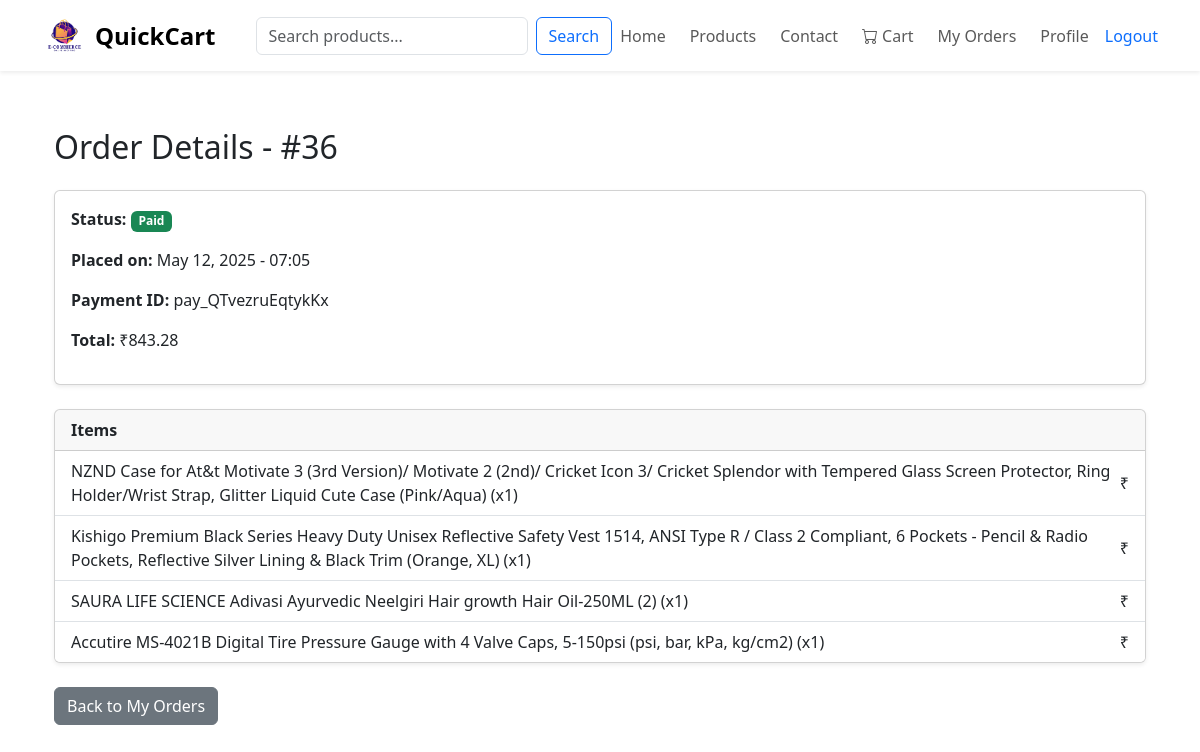
Page /orders/36/ (signed in) on the committed database.
### store/models.py (models this page shows, shortened)
class Order(models.Model):
    STATUS_CHOICES = [
        ('pending', 'Pending'),
        ('processing', 'Processing'),
        ('paid', 'Paid'),
        ('shipped', 'Shipped'),
        ('delivered', 'Delivered'),
        ('cancelled', 'Cancelled'),
    ]
    user = models.ForeignKey(User, on_delete=models.CASCADE, related_name='orders')
    status = models.CharField(max_length=20, choices=STATUS_CHOICES, default='pending')
    is_paid = models.BooleanField(default=False)
    total_price = models.DecimalField(max_digits=10, decimal_places=2, default=0.00)
    updated_at = models.DateTimeField(auto_now=True)
    created_at = models.DateTimeField(auto_now_add=True)
    shipping_address = models.ForeignKey('Address', on_delete=models.CASCADE, null=True, blank=True)
    razorpay_order_id = models.CharField(max_length=100, blank=True, null=True)
    razorpay_payment_id = models.CharField(max_length=100, blank=True, null=True)
    razorpay_signature = models.CharField(max_length=255, blank=True, null=True)

class OrderItem(models.Model):
    order = models.ForeignKey(Order, related_name='items', on_delete=models.CASCADE)
    product = models.ForeignKey(Product, on_delete=models.CASCADE)
    quantity = models.PositiveIntegerField(default=1)

class Product(models.Model):
    name = models.CharField(max_length=255)
    slug = models.SlugField(unique=True, blank=True)
    category = models.ForeignKey(Category, on_delete=models.CASCADE, related_name='products')
    description = models.TextField()
    price = models.DecimalField(max_digits=10, decimal_places=2)
    stock = models.PositiveIntegerField(default=0)
    is_available = models.BooleanField(default=True)
    uploaded_image = models.ImageField(upload_to='uploaded_products/', blank=True, null=True)
    image = models.ImageField(upload_to='products/', blank=True, null=True)
    average_rating = models.FloatField(default=0)
    is_archived = models.BooleanField(default=False)
    notes = models.TextField(blank=True, null=True)
    created_at = models.DateTimeField(default=timezone.now, editable=False)

### store/views.py (the view)
# urls.py: path('orders/<int:order_id>/', views.order_detail, name='order_detail'),
@login_required
def order_detail(request, order_id):
    order = get_object_or_404(Order, id=order_id, user=request.user)
    items = order.items.select_related('product')
    shipment = Shipment.objects.filter(order=order).first()
    return render(request, 'store/order_detail.html', {
        'order': order,
        'items': items,
        'total_price': order.total_price,
        'shipment': shipment
    })

### store/templates/store/order_detail.html (shortened to what this page needs)
{% extends 'store/base.html' %}
{% block content %}
<div class="container mt-5">
  <h2 class="mb-4">Order Details - #{{ order.id }}</h2>
  <div class="card mb-4 shadow-sm">
    <div class="card-body">
      <p><strong>Status:</strong>
        <span class="badge {% if order.is_paid %}bg-success{% else %}bg-warning text-dark{% endif %}">
          {{ order.is_paid|yesno:"Paid,Pending" }}
        </span>
      </p>
      <p><strong>Placed on:</strong> {{ order.created_at|date:"F d, Y - H:i" }}</p>
      {% if order.razorpay_payment_id %}
        <p><strong>Payment ID:</strong> {{ order.razorpay_payment_id }}</p>
      {% endif %}
      <p><strong>Total:</strong> ₹{{ order.total_price|floatformat:2 }}</p>
    </div>
  </div>
  <div class="card shadow-sm">
    <div class="card-header">
      <strong>Items</strong>
    </div>
    <ul class="list-group list-group-flush">
      {% for item in order.items.all %}
        <li class="list-group-item d-flex justify-content-between align-items-center">
          {{ item.product.name }} (x{{ item.quantity }})
          <span>₹{{ item.price|floatformat:2 }}</span>
        </li>
      {% endfor %}
    </ul>
  </div>
  <a href="{% url 'my_orders' %}" class="btn btn-secondary mt-4">Back to My Orders</a>
</div>
{% endblock %}

### store/templates/store/base.html (shortened to what this page needs)
{% load static %}
<!DOCTYPE html>
<html lang="en">
<head>
    <link href="https://cdn.jsdelivr.net/npm/bootstrap@5.3.0/dist/css/bootstrap.min.css" rel="stylesheet">
    <link href="https://cdn.jsdelivr.net/npm/bootstrap-icons@1.10.5/font/bootstrap-icons.css" rel="stylesheet">
    <link rel="stylesheet" href="{% static 'store/css/style.css' %}">
</head>
<body>
    {% include 'store/nav.html' %}
    <main class="container my-4">
        {% block content %}{% endblock %}
    </main>
</body>
</html>

### store/templates/store/nav.html (shortened to what this page needs)
{% load static %}
<nav class="navbar navbar-expand-lg navbar-light bg-white shadow-sm fixed-top">
  <div class="container">
    <a class="navbar-brand d-flex align-items-center" href="{% url 'home' %}">
      <img src="{% static 'store/images/logo.png' %}" alt="QuickCart Logo" height="45" class="me-2">
      <span class="fw-bold fs-4">QuickCart</span>
    </a>
    <div class="collapse navbar-collapse" id="navbarNavAltMarkup">
      <form class="d-flex ms-lg-4 my-3 my-lg-0 flex-grow-1" method="GET" action="{% url 'home' %}">
        <input class="form-control me-2" type="search" name="q" placeholder="Search products..." aria-label="Search">
        <button class="btn btn-outline-primary" type="submit">Search</button>
      </form>
      <div class="navbar-nav ms-auto align-items-lg-center gap-2 mt-3 mt-lg-0 text-center text-lg-start">
        <a class="nav-link" href="{% url 'home' %}">Home</a>
        <a class="nav-link" href="#products">Products</a>
        <a class="nav-link" href="#contact">Contact</a>
        <a class="nav-link position-relative d-flex align-items-center" href="{% url 'cart' %}">
          <i class="bi bi-cart me-1"></i>Cart
        </a>
        {% if user.is_authenticated %}
          <a class="nav-link" href="{% url 'my_orders' %}">My Orders</a>
          <a class="nav-link" href="{% url 'profile' %}">Profile</a>
          <form method="POST" action="{% url 'logout' %}" class="d-inline">
            <button type="submit" class="btn btn-link nav-link p-0 logout-btn">Logout</button>
          </form>
        {% else %}
          <a class="nav-link" href="{% url 'login' %}">Login</a>
          <a class="nav-link" href="{% url 'register' %}">Register</a>
        {% endif %}
      </div>
    </div>
  </div>
</nav>

### store/static/store/css/style.css (style rules this page uses)
body { padding-top: 80px; }
main.container { margin-top: 2rem; margin-bottom: 2rem; }
.logout-btn { color: #0d6efd; text-decoration: none; }

### rows in the picture
Order: id "36", is_paid "Paid", created_at "May 12, 2025 - 07:05", razorpay_payment_id "pay_QTvezruEqtykKx", total_price "843.28"
OrderItem: product.name "NZND Case for At&t Motivate 3 (3rd Version)/ Motivate 2 (2nd)/ Cricket Icon 3/ Cricket Splendor with Tempered Glass Screen Protector, Ring Holder/Wrist Strap, Glitter Liquid Cute Case (Pink/Aqua)", quantity "1"
OrderItem: product.name "Kishigo Premium Black Series Heavy Duty Unisex Reflective Safety Vest 1514, ANSI Type R / Class 2 Compliant, 6 Pockets - Pencil & Radio Pockets, Reflective Silver Lining & Black Trim (Orange, XL)", quantity "1"
OrderItem: product.name "SAURA LIFE SCIENCE Adivasi Ayurvedic Neelgiri Hair growth Hair Oil-250ML (2)", quantity "1"
OrderItem: product.name "Accutire MS-4021B Digital Tire Pressure Gauge with 4 Valve Caps, 5-150psi (psi, bar, kPa, kg/cm2)", quantity "1"
